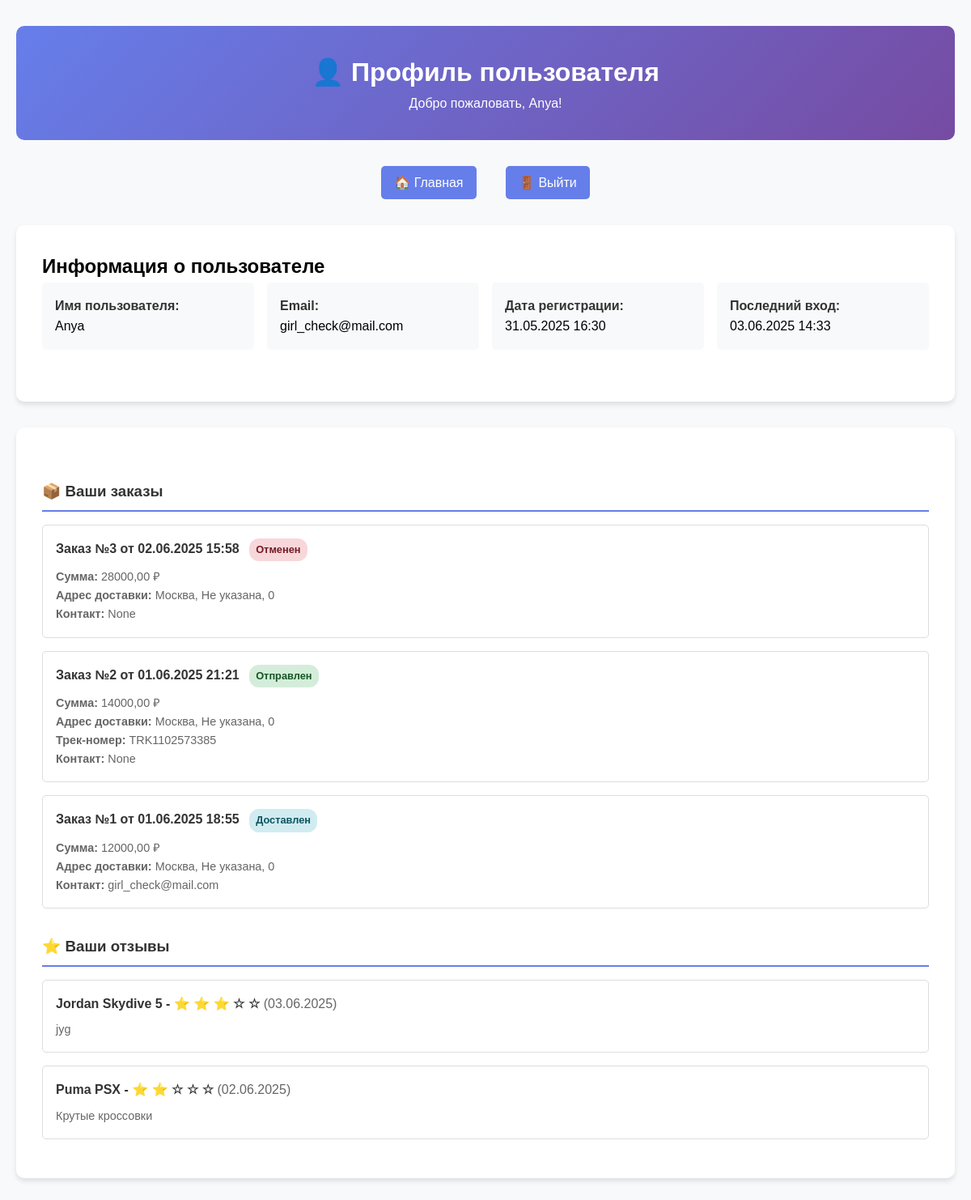
/profile/ (signed in), run on the app's committed database.
### sneaker_app/models.py (models this page shows, shortened)
class Order(models.Model):
    STATUS_CHOICES = [
        ('pending', 'Ожидает обработки'),
        ('processing', 'В обработке'),
        ('shipped', 'Отправлен'),
        ('delivered', 'Доставлен'),
        ('cancelled', 'Отменен'),
    ]
    order_id = models.AutoField(
        primary_key=True,
        verbose_name="ID заказа"
    )
    client = models.ForeignKey(
        Clients,
        on_delete=models.CASCADE,
        related_name='client_orders',  # ✅ related_name
        verbose_name="Клиент"
    )
    order_date = models.DateTimeField(
        default=timezone.now,  # ✅ Используем timezone
        verbose_name="Дата заказа"
    )
    total_amount = models.DecimalField(
        max_digits=10,
        decimal_places=2,
        verbose_name="Общая сумма"
    )
    shipping_address = models.ForeignKey(
        Address,
        on_delete=models.CASCADE,
        related_name='orders',  # ✅ related_name
        verbose_name="Адрес доставки"
    )
    tracking_number = models.CharField(
        max_length=100,
        blank=True,
        null=True,
        verbose_name="Номер отслеживания"
    )
    contact_info = models.CharField(
        max_length=100,
        blank=True,
        null=True,
        verbose_name="Контактная информация"
    )
    status = models.CharField(
        max_length=20,
        choices=STATUS_CHOICES,
        default='pending',
        verbose_name="Статус"
    )
    class Meta:
        verbose_name = "Заказ"
        verbose_name_plural = "Заказы"
        ordering = ['-order_date']
    def client_name(self):
        return str(self.client)
    client_name.short_description = "Клиент"

class Address(models.Model):
    city = models.CharField(
        max_length=100,
        verbose_name="Город"
    )
    street = models.CharField(
        max_length=200,
        verbose_name="Улица"
    )
    house_number = models.CharField(
        max_length=20,
        verbose_name="Номер дома"
    )
    apartment = models.CharField(
        max_length=20,
        blank=True,
        null=True,
        verbose_name="Квартира"
    )
    postal_code = models.CharField(
        max_length=10,
        verbose_name="Почтовый индекс"
    )
    class Meta:
        verbose_name = "Адрес"
        verbose_name_plural = "Адреса"
        ordering = ['city', 'street']
    def __str__(self):
        return f"{self.city}, {self.street}, {self.house_number}"

class Reviews(models.Model):
    RATING_CHOICES = [
        (1, '1 звезда'),
        (2, '2 звезды'),
        (3, '3 звезды'),
        (4, '4 звезды'),
        (5, '5 звезд'),
    ]
    review_id = models.AutoField(
        primary_key=True,
        verbose_name="ID отзыва"
    )
    client = models.ForeignKey(
        Clients,
        on_delete=models.CASCADE,
        related_name='client_reviews',  # ✅ related_name
        verbose_name="Клиент"
    )
    sneakers = models.ForeignKey(
        Catalog,
        on_delete=models.CASCADE,
        related_name='reviews',  # ✅ related_name
        verbose_name="Кроссовки"
    )
    rating = models.IntegerField(
        choices=RATING_CHOICES,
        verbose_name="Оценка"
    )
    comment = models.TextField(
        verbose_name="Комментарий"
    )
    created_date = models.DateTimeField(
        default=timezone.now,  # ✅ Используем timezone
        verbose_name="Дата создания"
    )
    is_approved = models.BooleanField(
        default=False,
        verbose_name="Одобрен"
    )
    class Meta:
        verbose_name = "Отзыв"
        verbose_name_plural = "Отзывы"
        ordering = ['-created_date']
        unique_together = ['client', 'sneakers']
    def rating_stars(self):
        if self.rating is None:
            return "Нет оценки"
        return "★" * self.rating + "☆" * (5 - self.rating)
    rating_stars.short_description = "Рейтинг"

class Catalog(models.Model):
    sneakers_id = models.AutoField(
        primary_key=True,
        verbose_name="ID кроссовок"
    )
    brand = models.CharField(
        max_length=100,
        verbose_name="Бренд"
    )
    price = models.DecimalField(
        max_digits=10,
        decimal_places=2,
        verbose_name="Цена"
    )
    image = models.ImageField(
        upload_to='sneakers/',
        blank=True,
        null=True,
        verbose_name="Изображение"
    )
    created_at = models.DateTimeField(
        default=timezone.now,  # ✅ Используем timezone
        verbose_name="Дата добавления"
    )
    is_active = models.BooleanField(
        default=True,
        verbose_name="Активен"
    )
    tags = models.ManyToManyField(
        Tag,
        through='ProductTag',
        related_name='products',
        blank=True,
        verbose_name="Теги"
    )
    objects = CatalogManager()  # ✅ Собственный менеджер
    class Meta:
        verbose_name = "Товар в каталоге"
        verbose_name_plural = "Каталог товаров"
        ordering = ['-created_at']
    def image_preview(self):
        if self.image:
            return format_html('<img src="{}" width="50" height="50" />', self.image.url)
        return "Нет изображения"
    image_preview.short_description = "Превью"

### sneaker_app/views.py (the view)
# urls.py: path('profile/', user_profile, name='profile'),
@login_required
def user_profile(request):
    user_orders = Order.objects.filter(
        client__email=request.user.email
    ).order_by('-order_date')
    try:
        client = Clients.objects.get(email=request.user.email)
        user_wishlist = client.client_wishlist.all()[:5]
        user_reviews = client.client_reviews.filter(is_approved=True)[:5]
    except Clients.DoesNotExist:
        user_wishlist = []
        user_reviews = []
    context = {
        'user_orders': user_orders[:10],  # Последние 10 заказов
        'user_wishlist': user_wishlist,
        'user_reviews': user_reviews,
    }
    return render(request, 'registration/profile.html', context)

### templates/registration/profile.html (shortened to what this page needs)
<!DOCTYPE html>
<html lang="ru">
<head>
</head>
<body>
    <div class="container">
        <div class="profile-header">
            <h1>👤 Профиль пользователя</h1>
            <p>Добро пожаловать, {{ user.username }}!</p>
        </div>
        <div class="nav-links">
            <a href="{% url 'home' %}">🏠 Главная</a>
            <a href="{% url 'logout' %}">🚪 Выйти</a>
        </div>
        <div class="profile-content">
            <h2>Информация о пользователе</h2>
            <div class="info-grid">
                <div class="info-item">
                    <strong>Имя пользователя:</strong><br>
                    {{ user.username }}
                </div>
                <div class="info-item">
                    <strong>Email:</strong><br>
                    {{ user.email|default:"Не указан" }}
                </div>
                <div class="info-item">
                    <strong>Дата регистрации:</strong><br>
                    {{ user.date_joined|date:"d.m.Y H:i" }}
                </div>
                <div class="info-item">
                    <strong>Последний вход:</strong><br>
                    {{ user.last_login|date:"d.m.Y H:i"|default:"Никогда" }}
                </div>
            </div>
        </div>
        <div class="profile-content">
            <div class="section">
                <h3>📦 Ваши заказы</h3>
                {% if user_orders %}
                    {% for order in user_orders %}
                        <div class="item">
                            <div class="item-header">
                                Заказ №{{ order.order_id }} от {{ order.order_date|date:"d.m.Y H:i" }}
                                <span class="status-badge status-{{ order.status }}">
                                    {{ order.get_status_display }}
                                </span>
                            </div>
                            <div class="item-details">
                                <strong>Сумма:</strong> {{ order.total_amount }} ₽<br>
                                <strong>Адрес доставки:</strong> {{ order.shipping_address }}<br>
                                {% if order.tracking_number %}
                                    <strong>Трек-номер:</strong> {{ order.tracking_number }}<br>
                                {% endif %}
                                <strong>Контакт:</strong> {{ order.contact_info }}
                            </div>
                        </div>
                    {% endfor %}
                {% else %}
                    <div class="no-data">
                        У вас пока нет заказов.
                    </div>
                {% endif %}
            </div>
            {% if user_reviews %}
            <div class="section">
                <h3>⭐ Ваши отзывы</h3>
                {% for review in user_reviews %}
                    <div class="item">
                        <div class="item-header">
                            {{ review.sneakers.brand }} -
                            {% for i in "12345" %}
                                {% if forloop.counter <= review.rating %}⭐{% else %}☆{% endif %}
                            {% endfor %}
                            <span style="font-weight: normal; color: #666;">
                                ({{ review.created_date|date:"d.m.Y" }})
                            </span>
                        </div>
                        <div class="item-details">
                            {{ review.comment|truncatewords:30 }}
                        </div>
                    </div>
                {% endfor %}
            </div>
            {% endif %}
        </div>
    </div>
</body>
</html>

### templates/registration/profile.html (style rules this page uses)
* { margin: 0; padding: 0; box-sizing: border-box; }
body { font-family: 'Arial', sans-serif; background-color: #f8f9fa; line-height: 1.6; }
.container { max-width: 1200px; margin: 0 auto; padding: 2rem 20px; }
.profile-header { background: linear-gradient(135deg, #667eea 0%, #764ba2 100%); color: white; padding: 2rem; border-radius: 10px; margin-bottom: 2rem; text-align: center; }
.profile-content { background: white; padding: 2rem; border-radius: 10px; box-shadow: 0 4px 6px rgba(0,0,0,0.1); margin-bottom: 2rem; }
.nav-links { margin-bottom: 2rem; text-align: center; }
.nav-links a { display: inline-block; margin: 0 1rem; padding: 0.5rem 1rem; background: #667eea; color: white; text-decoration: none; border-radius: 5px; transition: background 0.3s; }
.info-grid { display: grid; grid-template-columns: repeat(auto-fit, minmax(250px, 1fr)); gap: 1rem; margin-bottom: 2rem; }
.info-item { padding: 1rem; background: #f8f9fa; border-radius: 5px; }
.info-item strong { color: #333; }
.section { margin-top: 2rem; }
.section h3 { color: #333; margin-bottom: 1rem; border-bottom: 2px solid #667eea; padding-bottom: 0.5rem; }
.item { border: 1px solid #ddd; border-radius: 5px; padding: 1rem; margin-bottom: 1rem; background: #fff; }
.item-header { font-weight: bold; color: #333; margin-bottom: 0.5rem; }
.item-details { color: #666; font-size: 0.9rem; }
.status-badge { display: inline-block; padding: 0.25rem 0.5rem; border-radius: 12px; font-size: 0.8rem; font-weight: bold; margin-left: 0.5rem; }
.status-shipped { background-color: #d4edda; color: #155724; }
.status-delivered { background-color: #d1ecf1; color: #0c5460; }
.status-cancelled { background-color: #f8d7da; color: #721c24; }

### data on the page
Order: order_id "3", order_date "02.06.2025 15:58", status "Отменен", total_amount "28000,00", shipping_address "Москва, Не указана, 0", contact_info "None"
Order: order_id "2", order_date "01.06.2025 21:21", status "Отправлен", total_amount "14000,00", shipping_address "Москва, Не указана, 0", tracking_number "TRK1102573385", contact_info "None"
Order: order_id "1", order_date "01.06.2025 18:55", status "Доставлен", total_amount "12000,00", shipping_address "Москва, Не указана, 0", contact_info "girl_check@mail.com"
Reviews: sneakers.brand "Jordan Skydive 5", rating 3 (drawn), created_date "03.06.2025", comment "jyg"
Reviews: sneakers.brand "Puma PSX", rating 2 (drawn), created_date "02.06.2025", comment "Крутые кроссовки"

### other printed values
{{ user.username }} "Anya"
{{ user.email|default:"Не указан" }} "girl_check@mail.com"
{{ user.date_joined|date:"d.m.Y H:i" }} "31.05.2025 16:30"
{{ user.last_login|date:"d.m.Y H:i"|default:"Никогда" }} "03.06.2025 14:33"
